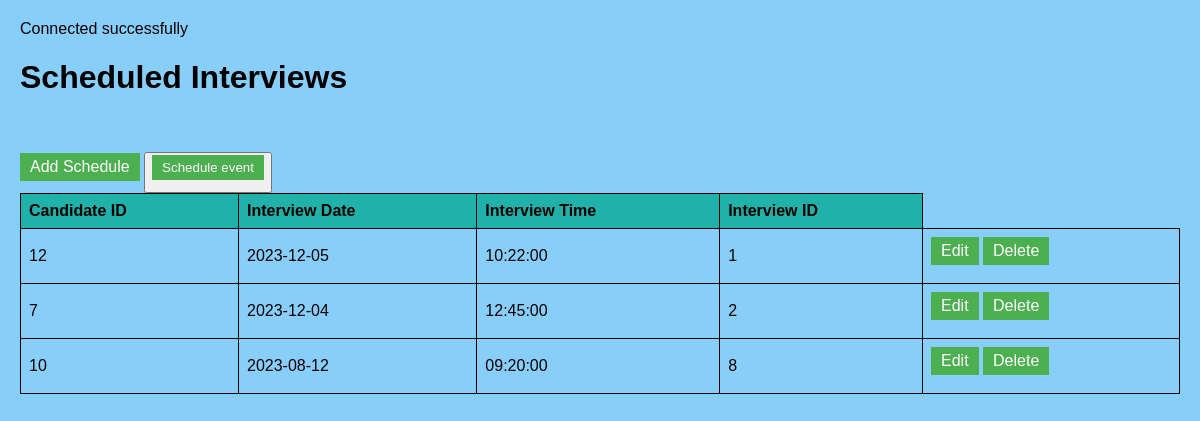
Screenshot of /recruiterpage.php with the database file from the repository.
### tables this page shows
CREATE TABLE `interviews` (
  `candidate_id` int(11) NOT NULL,
  `interview_date` date NOT NULL,
  `interview_time` time NOT NULL,
  `interviewID` int(11) NOT NULL
);

### recruiterpage.php (the view, shortened to what this page needs)
<?php
include 'config.php';
$sql = "SELECT * FROM interviews";
$result = mysqli_query($conn, $sql);
$interviews = [];
if (mysqli_num_rows($result) > 0) {
    while ($row = mysqli_fetch_assoc($result)) {
        $interviews[] = $row;
    }
}
?>
<!DOCTYPE html>
<html lang="en">
<head>
</head>
<body>
    <h1>Scheduled Interviews</h1>
    <br><br>
    <a href="addschedule.php">Add Schedule</a>
    <button><a href="../php/recruiter.php">Schedule event</a></button>
    <table>
        <thead>
            <tr>
                <th>Candidate ID</th>
                <th>Interview Date</th>
                <th>Interview Time</th>
                <th>Interview ID</th>
            </tr>
        </thead>
        <tbody>
            <?php foreach ($interviews as $interview) : ?>
                <tr>
                    <td><?= $interview['candidate_id'] ?></td>
                    <td><?= $interview['interview_date'] ?></td>
                    <td><?= $interview['interview_time'] ?></td>
                    <td><?= $interview['interviewID'] ?></td>
                    <td>
                        <a href="editinterview.php?id=<?= $interview['interviewID'] ?>">Edit</a>
                        <a href="deleteinterview.php?delete_schedule=<?= $interview['interviewID'] ?>">Delete</a>
                    </td>
                </tr>
            <?php endforeach; ?>
        </tbody>
    </table>
</body>
</html>

### recruiterpage.php (style rules this page uses)
body { font-family: Arial, sans-serif; margin: 0; padding: 20px; background-color: lightskyblue; }
h1 { margin-bottom: 20px; }
a { display: inline-block; padding: 5px 10px; background-color: #4CAF50; color: white; text-decoration: none; margin-bottom: 10px; }
table { width: 100%; border-collapse: collapse; }
th, td { border: 1px solid black; padding: 8px; text-align: left; }
th { background-color: lightseagreen; }

### rows the page displays
interviews: candidate "12", interview_date "2023-12-05", interview_time "10:22:00", interviewID "1"
interviews: candidate "7", interview_date "2023-12-04", interview_time "12:45:00", interviewID "2"
interviews: candidate "10", interview_date "2023-08-12", interview_time "09:20:00", interviewID "8"
